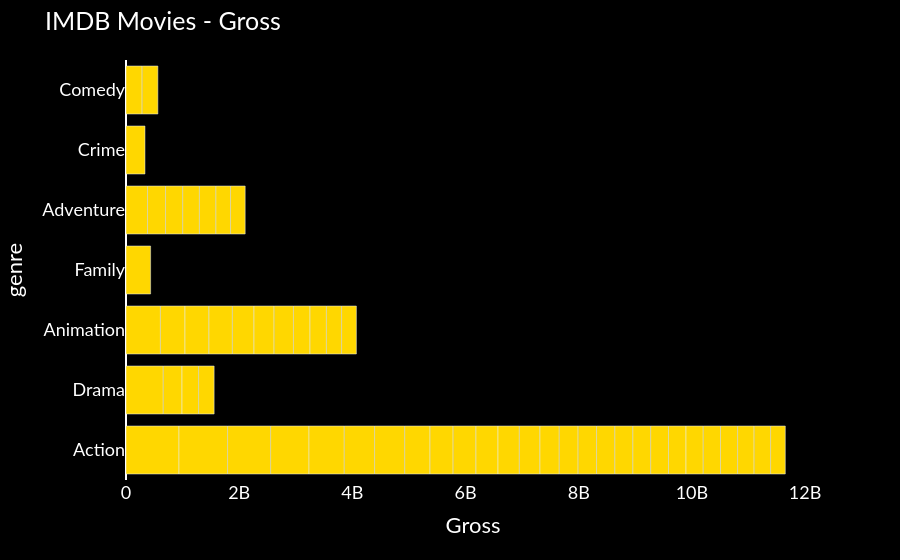

The notebook cell saved with this chart:
### Markdown cell above
### Question

             Which movie genres generate the highest total box office revenue?

### Code cell
bar_plot('genre', limit=53, mode='sort', by="Gross")

### Figure 1 — Plotly figure (JSON) as saved in the notebook; plotly's stock layout.template omitted (floating-point values rounded to 4 significant figures)
{"data": [{"alignmentgroup": "True", "hovertemplate": "x=%{x}<br>y=%{y}<extra></extra>", "legendgroup": "", "marker": {"color": "gold", "pattern": {"shape": ""}}, "name": "", "offsetgroup": "", "orientation": "h", "showlegend": false, "textposition": "auto", "type": "bar", "x": [936662225, 858373000, 760507625, 678815482, 659325379, 623279547, 608581744, 534858444, 532177324, 448139099, 435110554, 434038008, 422783777, 415004880, 408084349, 402453882, 389813101, 381011219, 380843261, 377845905, 363070709, 356461711, 342551365, 341268248, 335451311, 333176600, 330252182, 324591735, 322740140, 318412101, 317575550, 315544750, 315058289, 309125409, 305413918, 304360277, 303003568, 301959197, 295983305, 293506292, 293004164, 292576195, 290475067, 290013036, 289916256, 285761243, 277322503, 274092705, 267665011, 261441092, 260000000, 259766572, 258366855], "xaxis": "x", "y": ["Action", "Action", "Action", "Action", "Drama", "Action", "Animation", "Action", "Action", "Action", "Family", "Animation", "Animation", "Animation", "Action", "Action", "Action", "Adventure", "Animation", "Action", "Action", "Animation", "Action", "Animation", "Crime", "Action", "Drama", "Action", "Action", "Action", "Adventure", "Action", "Action", "Action", "Action", "Action", "Adventure", "Action", "Adventure", "Drama", "Animation", "Action", "Action", "Adventure", "Animation", "Comedy", "Comedy", "Drama", "Animation", "Animation", "Adventure", "Action", "Adventure"], "yaxis": "y"}], "layout": {"barmode": "relative", "font": {"color": "white", "family": "Lato", "size": 18}, "legend": {"tracegroupgap": 0}, "margin": {"t": 60}, "paper_bgcolor": "black", "plot_bgcolor": "black", "title": {"text": "IMDB Movies - Gross"}, "xaxis": {"anchor": "y", "domain": [0, 1], "showgrid": false, "title": {"text": "Gross"}}, "yaxis": {"anchor": "x", "domain": [0, 1], "showgrid": false, "title": {"text": "genre"}}}}
